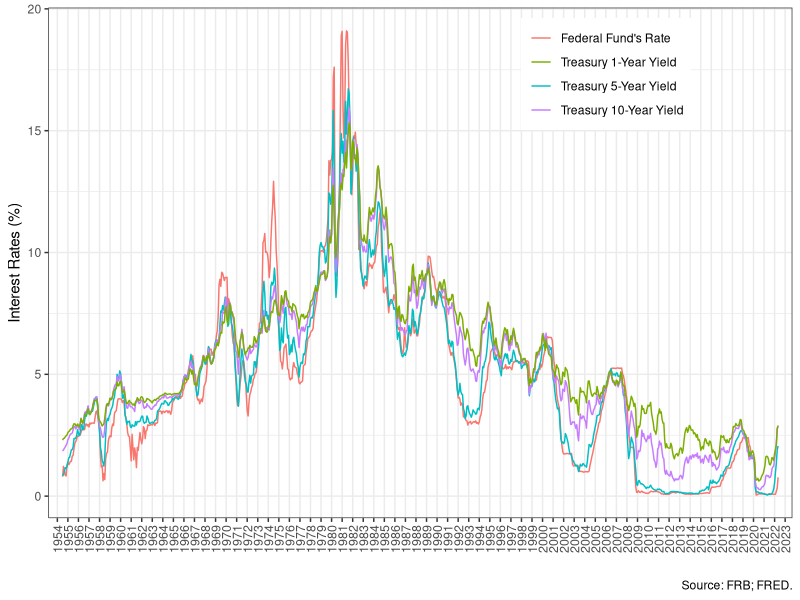
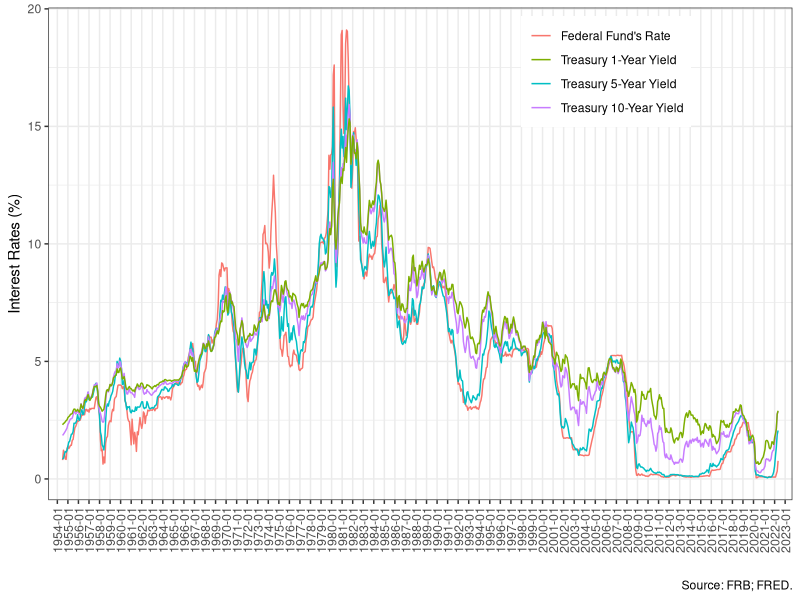
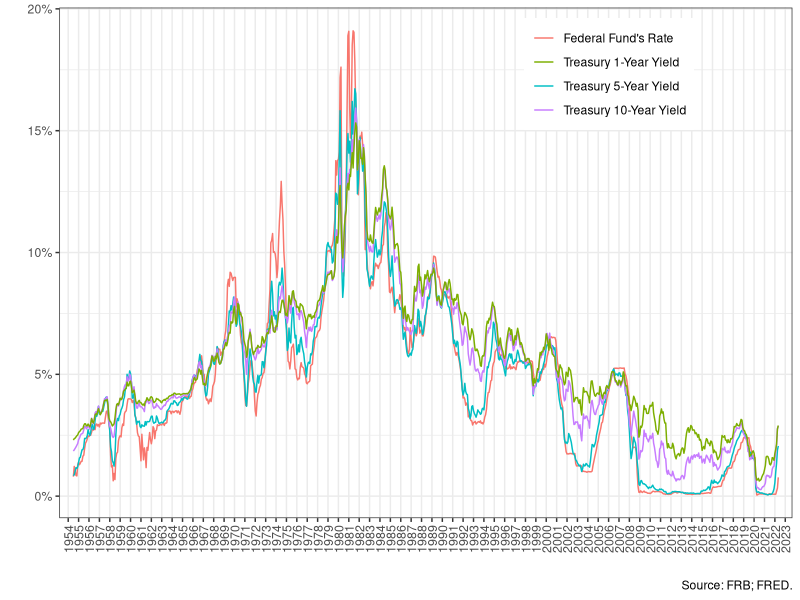
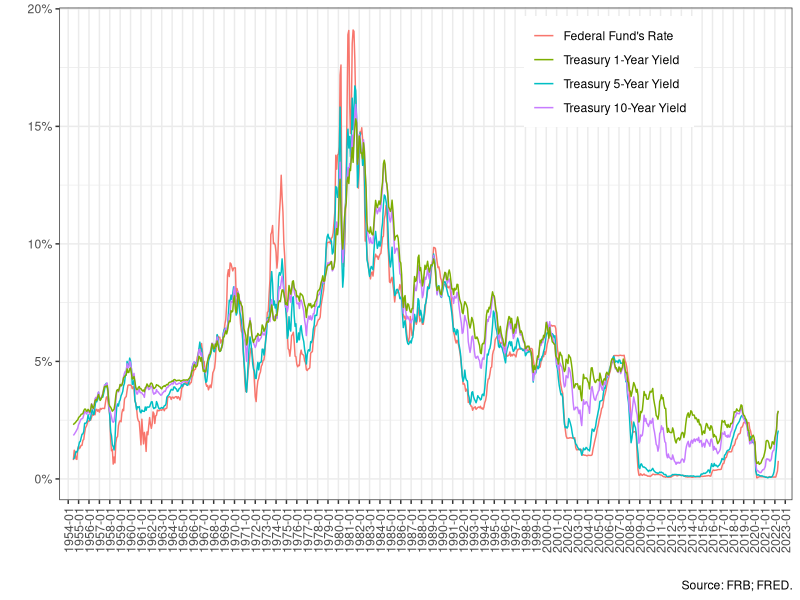
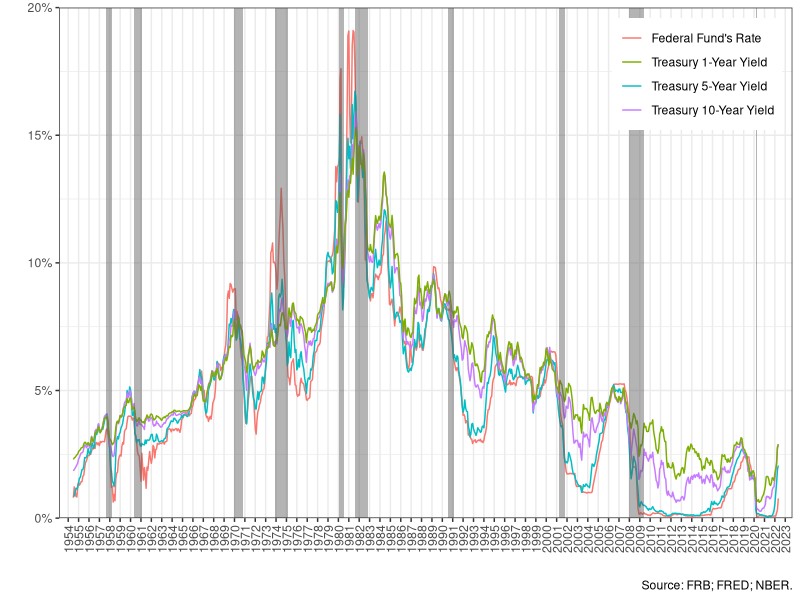
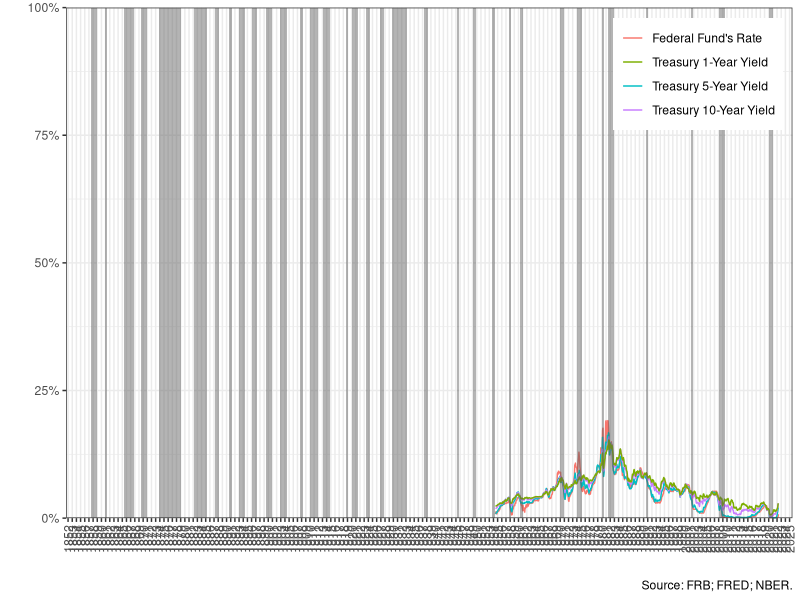

The R source for these figures, in order:

library("readxl")
mir=read_excel("1954.xlsx")

# graph the rolling unconditional recession probability time series
date=seq(as.Date('1954-07-01'), to=as.Date('2022-05-01'), format="%Y%m" , by="month")
md=data.frame(date, mir[,-1])

library(ggplot2); library(scales)

# Year on X-axis
ggplot(md, aes(x=date)) + geom_line(aes(y=ffr, col="ffr")) + geom_line(aes(y=t1y, col="t1y")) + 
         geom_line(aes(y=t5y, col="t5y")) + geom_line(aes(y=t10y, col="t10y")) + 
         theme_bw()  + labs(x="", y="Interest Rates (%)", caption="Source: FRB; FRED.") + scale_y_continuous(labels = ) + 
  theme(legend.title = element_blank(), legend.position = c(0.75,0.87)) +
  scale_color_discrete(labels=c("Federal Fund's Rate", "Treasury 1-Year Yield", 
                                "Treasury 5-Year Yield", "Treasury 10-Year Yield")) +
  scale_x_date(date_labels="%Y",date_breaks = "1 years", date_minor_breaks="1 years", expand=c(0.02,0.02)) + 
  theme(axis.text.x=element_text(angle=90, vjust=0.5, size = 9))  

# Year and Month on X-axis
ggplot(md, aes(x=date)) + geom_line(aes(y=ffr, col="ffr")) + 
  geom_line(aes(y=t1y, col="t1y")) + 
  geom_line(aes(y=t5y, col="t5y")) + 
  geom_line(aes(y=t10y, col="t10y")) +
  theme_bw()  + labs(x="", y="Interest Rates (%)", caption="Source: FRB; FRED.") + scale_y_continuous(labels = ) + 
  theme(legend.title = element_blank(), legend.position = c(0.75,0.87)) +
  scale_color_discrete(labels=c("Federal Fund's Rate", "Treasury 1-Year Yield", 
                                "Treasury 5-Year Yield", "Treasury 10-Year Yield")) +
  scale_x_date(date_labels="%Y-%m",date_breaks = "1 years", date_minor_breaks="1 years", expand=c(0.02,0.02)) + 
  theme(axis.text.x=element_text(angle=90, vjust=0.5, size = 9))  

############################################################
# Change the Y-axis to percentage scale
# If scale for 'y' is already present, adding another scale for 'y', which will replace the existing scale.

date=seq(as.Date('1954-07-01'), to=as.Date('2022-05-01'), format="%Y%m" , by="month")
mir1=mir[,-1]/100
md1=data.frame(date, mir1)

# Year on X-axis
ggplot(md1, aes(x=date)) + geom_line(aes(y=ffr, col="ffr")) + geom_line(aes(y=t1y, col="t1y")) + 
  geom_line(aes(y=t5y, col="t5y")) + geom_line(aes(y=t10y, col="t10y")) + 
  theme_bw()  + labs(x="", y="", caption="Source: FRB; FRED.") + scale_y_continuous(labels = ) + 
  theme(legend.title = element_blank(), legend.position = c(0.75,0.87)) +
  scale_color_discrete(labels=c("Federal Fund's Rate", "Treasury 1-Year Yield", 
                                "Treasury 5-Year Yield", "Treasury 10-Year Yield")) +
  scale_x_date(date_labels="%Y",date_breaks = "1 years", date_minor_breaks="1 years", expand=c(0.02,0.02)) + 
  theme(axis.text.x=element_text(angle=90, vjust=0.5, size = 9)) + scale_y_continuous(labels = percent)

# Year and Month on X-axis ("%Y-%m)
ggplot(md1, aes(x=date)) + geom_line(aes(y=ffr, col="ffr")) + geom_line(aes(y=t1y, col="t1y")) + 
  geom_line(aes(y=t5y, col="t5y")) +   geom_line(aes(y=t10y, col="t10y")) +
  theme_bw()  + labs(x="", y="", caption="Source: FRB; FRED.") +
  theme(legend.title = element_blank(), legend.position = c(0.75,0.87)) + scale_y_continuous(labels = percent)+
  scale_color_discrete(labels=c("Federal Fund's Rate", "Treasury 1-Year Yield", 
                                "Treasury 5-Year Yield", "Treasury 10-Year Yield")) +
  scale_x_date(date_labels="%Y-%m",date_breaks = "1 years", date_minor_breaks="1 years", expand=c(0.02,0.02))+ 
  theme(axis.text.x=element_text(angle=90, vjust=0.5, size = 9)) + scale_y_continuous(labels = percent)
  
############################################################
# Graph with NBER recessions - shaded areas

xl=as.Date(c( "1957-09-01", "1960-05-01", "1970-01-01", "1973-12-01", "1980-02-01", "1981-08-01",  
              "1990-08-01", "2001-04-01", "2008-01-01", "2020-03-01"))
xr=as.Date(c( "1958-04-01", "1961-02-01", "1970-11-01", "1975-03-01", "1980-07-01", "1982-11-01",  
              "1991-03-01", "2001-11-01", "2009-06-01", "2020-04-01"))

g=ggplot(md1, aes(x=date)) + geom_line(aes(y=ffr, col="ffr")) + geom_line(aes(y=t1y, col="t1y")) + 
  geom_line(aes(y=t5y, col="t5y")) +   geom_line(aes(y=t10y, col="t10y")) +
  theme_bw()  + labs(x="", y="", caption="Source: FRB; FRED; NBER.") +
  theme(legend.title = element_blank(), legend.position = c(0.87,0.87)) + scale_y_continuous(labels = percent)+
  scale_color_discrete(labels=c("Federal Fund's Rate", "Treasury 1-Year Yield", 
                                "Treasury 5-Year Yield", "Treasury 10-Year Yield")) +
  scale_x_date(date_labels="%Y",date_breaks = "1 years", date_minor_breaks="1 years", expand=c(0.02,0.02))+ 
  theme(axis.text.x=element_text(angle=90, vjust=0.5, size = 9)) + 
  scale_y_continuous(labels = percent, expand=c(0,0))

g + annotate("rect", xmin=xl, xmax=xr, ymin =rep(0,10), ymax =rep(0.2,10), alpha = .45) 

############################################################

# Full NBER Recession Dates

xl=as.Date(c( "1854-12-01","1857-07-01","1860-11-01","1865-05-01","1869-07-01",
              "1873-11-01","1882-04-01","1887-04-01","1890-08-01","1893-02-01",
              "1896-01-01","1899-07-01","1902-10-01","1907-07-01","1910-02-01",
              "1913-02-01","1918-09-01","1920-02-01","1923-06-01","1926-11-01",
              "1929-09-01","1937-06-01","1945-03-01","1949-01-01","1953-08-01",
              "1957-09-01","1960-05-01","1970-01-01","1973-12-01","1980-02-01", 
              "1981-08-01","1990-08-01","2001-04-01","2008-01-01","2020-03-01"))

xr=as.Date(c( "1854-12-01","1858-12-01","1861-06-01","1867-12-01","1870-12-01",
              "1879-03-01","1885-05-01","1888-04-01","1891-05-01","1894-06-01",
              "1897-06-01","1900-12-01","1904-08-01","1908-06-01","1912-01-01",
              "1914-12-01","1919-03-01","1921-07-01","1924-07-01","1927-11-01",
              "1933-03-01","1938-06-01","1945-10-01","1949-10-01","1954-05-01",
              "1958-04-01","1961-02-01","1970-11-01","1975-03-01","1980-07-01", 
              "1982-11-01","1991-03-01","2001-11-01","2009-06-01","2020-12-01"))

g + annotate("rect", xmin=xl, xmax=xr, ymin =rep(0,35), ymax =rep(1,35), alpha = .45) 

